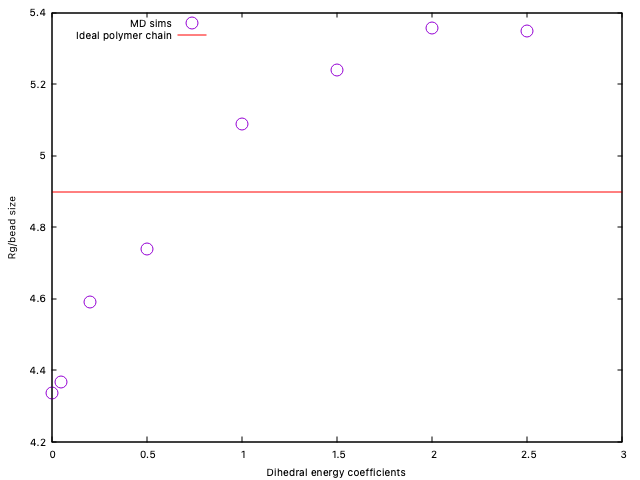

Here is the gnuplot script that generated this plot:
#set terminal svg size 600,400 dynamic enhanced font 'arial,11' mousing butt dashlength 1.0 
#set output 'Rg_dihedral.svg'
set key top left
# Ideal chain theoretical value (sqrt of number of beads)
f(x) = 4.9

#plot colors
set style line 1 linetype 1 linecolor rgb "blue" lw 2
set style line 2 linetype 6 linecolor rgb "red" lw 1

#Labels
set xlabel "Dihedral energy coefficients"
set ylabel "Rg/bead size"

set xrange[0:3.0]
#plot data
plot 'Rg_dihedral.dat' u 1:2 with points pt 6 ps 2 t 'MD sims',f(x) w l ls 2 t "Ideal polymer chain"
